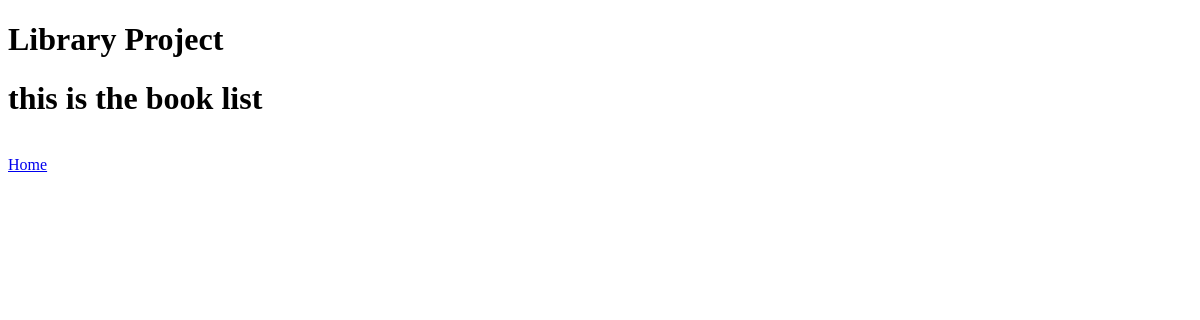
The app's page /book_list/, older data.
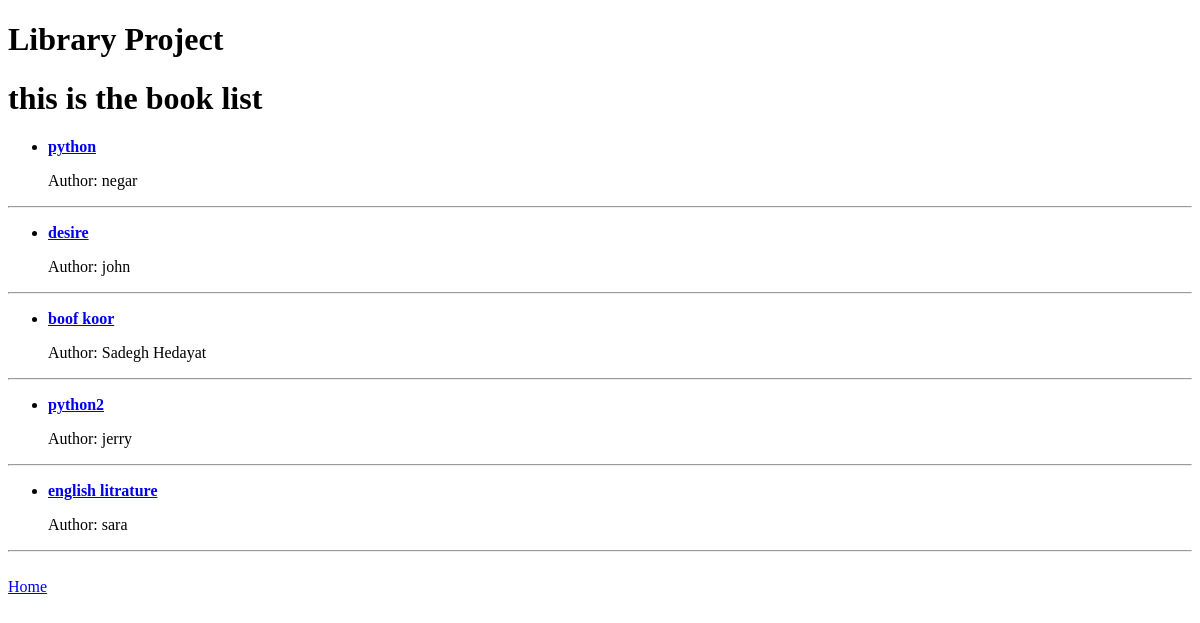
The same page, newer data.
### books/models.py (models this page shows, shortened)
class Book(models.Model):
    title = models.CharField(max_length=200)
    author = models.CharField(max_length=200)
    date_published = models.DateField()
    isbn = models.CharField(max_length=13)

### books/views.py (the view)
# urls.py: path('book_list/',views.book_list, name='book_list'),
def book_list(request):
    books = Book.objects.all()
    context = {'books': books}
    return render(request,'books/book_list.html', context)

### templates/books/book_list.html (shortened to what this page needs)
{% extends "base.html" %}
{% block content %}
<h1>this is the book list</h1>
{% for book in books %}
<ul>
    <li>
        <a href="{% url 'book_detail' book.id %}">
           <p><b> {{book.title}}</b></p>
        </a>
        <p>Author: {{ book.author }}</p>
    </li>
</ul>
<hr>
{% endfor %}
{% endblock %}

### templates/base.html (shortened to what this page needs)
<!DOCTYPE html>
<html lang="en">
<head>
</head>
<body>
    <h1>Library Project</h1>
    {% block content %}
    {% endblock %}
    <br>
{% if request.path != '/' %}
    <a href="/">Home</a>
{% endif %}
</body>
</html>

Row changes from the older to the newer data that the page shows:
added Book: title "python", author "negar"
added Book: title "desire", author "john"
added Book: title "boof koor", author "Sadegh Hedayat"
added Book: title "python2", author "jerry"
added Book: title "english litrature", author "sara"
